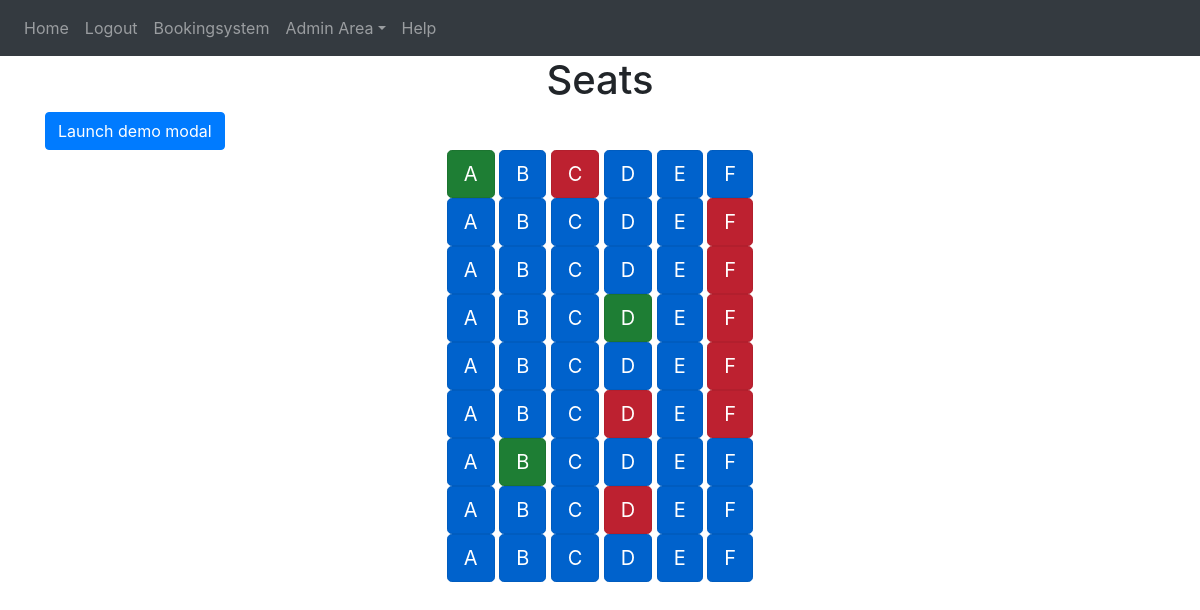
The page /flight/1 (signed in) on the database as committed earlier.
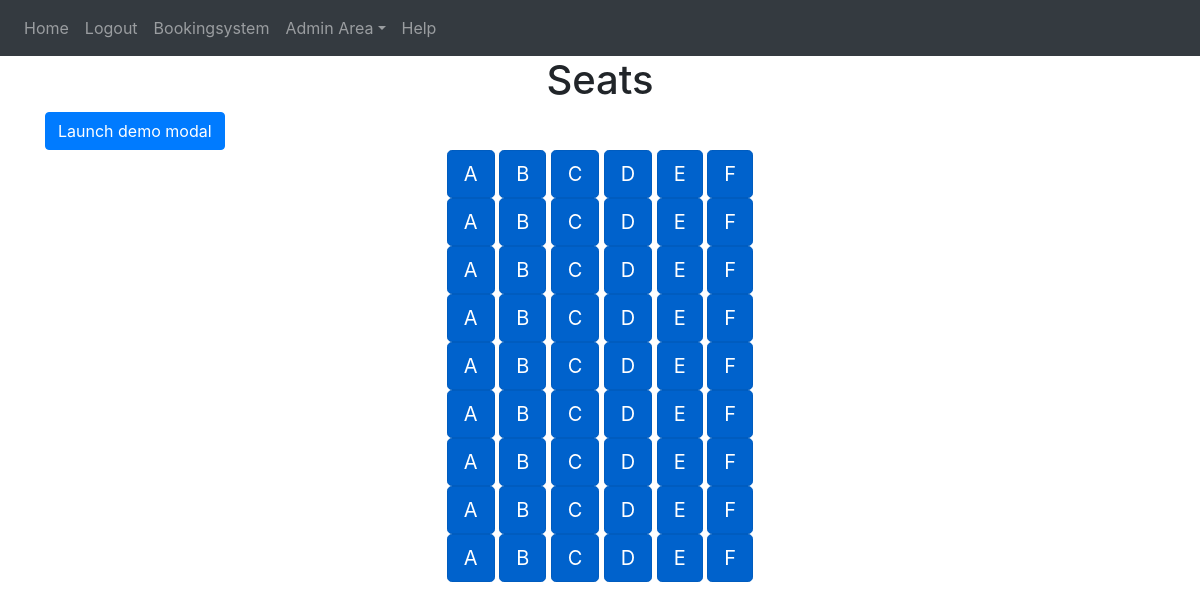
The same page on the database as committed later.
### website/models.py (models this page shows)
class Seat(db.Model):
    id = db.Column(db.Integer, primary_key=True)
    flight = db.Column(db.String(10))
    seat_row = db.Column(db.String(5))
    seat_column = db.Column(db.String(5))
    seat_status = db.Column(db.String(10))
    seat_type = db.Column(db.String(10))
    seat_unique = db.Column(db.String(20), unique=True)
    user_id = db.Column(db.Integer, db.ForeignKey('user.id'))

### website/views.py (the view)
@views.route('/flight/<int:flights>', methods=['GET','POST'])
@login_required
def flight(flights):
   seat_to_render = Seat.query.filter_by(flight = flights)
   row_number = Seat.query.filter_by(flight = flights, seat_column='A').all()
   list_of_rows = []
   for i in range(len(row_number)):
       row = Seat.query.filter_by(flight = flights, seat_row = i)
       list_of_rows.append(row)
   return render_template('seats.html', user = current_user, seat_to_render = seat_to_render, list_of_rows = list_of_rows)

### website/__init__.py (called while the page is built)
def create_app():
    from .views import views
    from .auth import auth
    from .admin import admins
    from .models import User, Seat
    app = Flask(__name__)
    app.config['SECRET_KEY'] = 'hjshjhdjah kjshkjdhjs'
    app.config['SQLALCHEMY_DATABASE_URI'] = f'sqlite:///{DB_NAME}'
    app.config['FLASK_ADMIN_SWATCH'] = 'cerulean'
    app.register_blueprint(views, url_prefix='/')
    app.register_blueprint(auth, url_prefix='/')
    app.register_blueprint(admins, url_prefix='/admin-area')
    db.init_app(app)
    create_database(app)
    login_manager = LoginManager()
    login_manager.login_view = 'auth.login'
    login_manager.init_app(app)
    @login_manager.user_loader
    def load_user(id):
        return User.query.get(int(id))
    return app

### website/templates/seats.html (shortened to what this page needs)
{% extends "base.html" %} {% block title %}Seats{% endblock %}
{% block content%}
<form method="POST">
<h1 align="center">Seats</h1>
	<button type="button" class="btn btn-primary" data-toggle="modal" data-target="#exampleModal">
  Launch demo modal
</button>
	{% for element in list_of_rows %}
	<div class="container" align="center">
		{% for seat in element %}
		{% if seat.seat_status == 'True' %}
		<a type="button" class="btn btn-primary btn-lg active" role="button" aria-pressed="true" href="{{url_for('views.booking_seat', id=seat.id, flights=seat.flight)}}">{{seat.seat_column}}</a>
		{% elif seat.user_id == current_user.id%}
		<a type="button" class="btn btn-success btn-lg active" role="button" aria-pressed="true" href="{{url_for('views.cancel_seat', id=seat.id, flights=seat.flight)}}">{{seat.seat_column}}</a>
		{% elif seat.seat_status == 'False' %}
		<a type="button" class="btn btn-danger btn-lg active" role="button" aria-pressed="true">{{seat.seat_column}}</a>
		{% endif %}
		{% endfor %}
		</div>
		{% endfor %}
{% endblock %}

### website/templates/base.html (shortened to what this page needs)
<!DOCTYPE html>
<html>
  <head>
    <link
      rel="stylesheet"
      href="https://cdn.jsdelivr.net/npm/bootstrap@4.0.0/dist/css/bootstrap.min.css"
/>
    <link
      rel="stylesheet"
      href="https://stackpath.bootstrapcdn.com/font-awesome/4.7.0/css/font-awesome.min.css"
/>
  </head>
  <body>
    <nav class="navbar navbar-expand-lg navbar-dark bg-dark">
      <div class="collapse navbar-collapse" id="navbar">
        <div class="navbar-nav" role="tablist">
          {% if user.is_authenticated %}
          <a class="nav-item nav-link" id="home" href="/">Home</a>
          <a class="nav-item nav-link" id="logout" href="/logout">Logout</a>
          <a class="nav-item nav-link" id="bookingsystem" href="/bookingsystem">Bookingsystem</a>
            {% if current_user.role == 'admin' %}
            <a class="nav-item dropdown">
              <a class="nav-link dropdown-toggle" data-toggle="dropdown" id="admin-area">Admin Area</a>
            </a>
            {% endif %}
          <a class="nav-item nav-link" id="help" href="/help">Help</a>
          {% else %}
          <a class="nav-item nav-link" id="login" href="/login">Login</a>
          <a class="nav-item nav-link" id="signUp" href="/sign-up">Sign Up</a>
          {% endif %}
        </div>
      </div>
    </nav>
    <div class="container">{% block content %} {% endblock %}</div>
  </body>
</html>

Rows that differ between the two databases and show on the page:
changed Seat (number 1 of 54 on the later page): seat_status "False" → "True" (drawn)
changed Seat (number 3 of 54 on the later page): seat_status "False" → "True" (drawn)
changed Seat (number 12 of 54 on the later page): seat_status "False" → "True" (drawn)
changed Seat (number 18 of 54 on the later page): seat_status "False" → "True" (drawn)
changed Seat (number 22 of 54 on the later page): seat_status "False" → "True" (drawn)
changed Seat (number 24 of 54 on the later page): seat_status "False" → "True" (drawn)
changed Seat (number 30 of 54 on the later page): seat_status "False" → "True" (drawn)
changed Seat (number 34 of 54 on the later page): seat_status "False" → "True" (drawn)
changed Seat (number 36 of 54 on the later page): seat_status "False" → "True" (drawn)
changed Seat (number 38 of 54 on the later page): seat_status "False" → "True" (drawn)
changed Seat (number 46 of 54 on the later page): seat_status "False" → "True" (drawn)
Other text that changed with them:
list line gone: "A"
new list line: "A"
list line gone: "C"
new list line: "C"
list line gone: "F"
new list line: "F"
list line gone: "D"
new list line: "D"
list line gone: "B"
new list line: "B"
